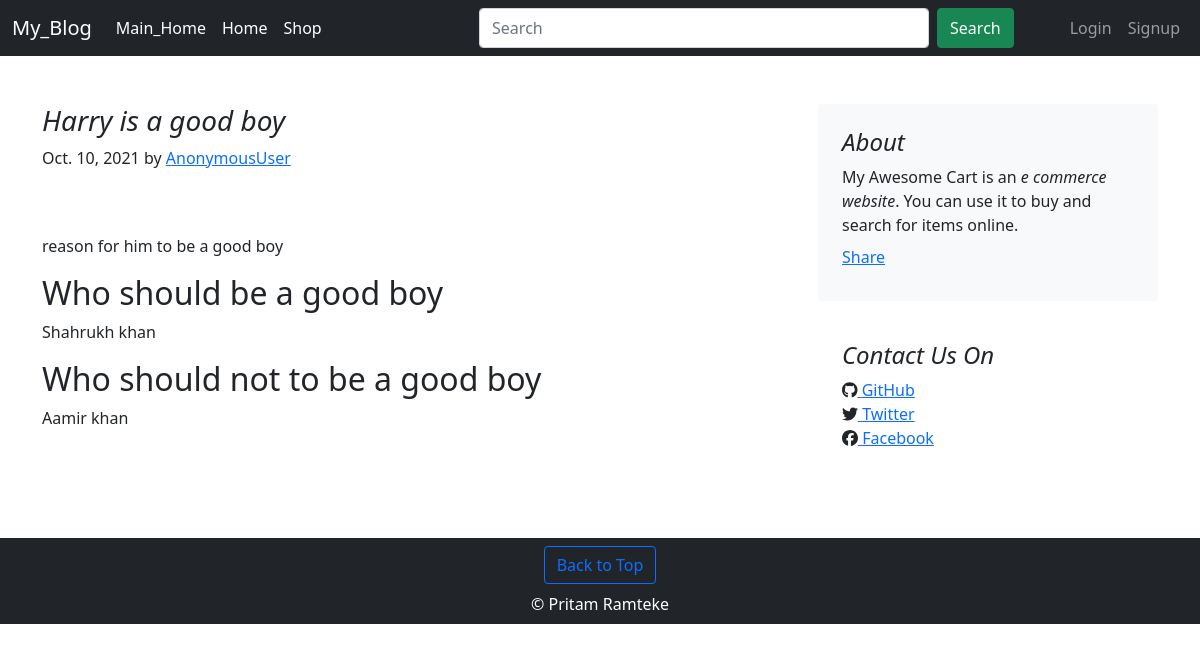
The page /blog/blogpost/1 on the database its author committed.
### blog/models.py (models this page shows, shortened)
class Blogpost(models.Model):
    post_id = models.AutoField(primary_key=True)
    title = models.CharField(max_length=50)
    category = models.CharField(max_length=50,default='')
    head0 = models.CharField(max_length=500, default="")
    chead0 = models.CharField(max_length=5000, default="")
    head1 = models.CharField(max_length=500, default="")
    chead1 = models.CharField(max_length=5000, default="")
    head2 = models.CharField(max_length=500, default="")
    chead2 = models.CharField(max_length=5000, default="")
    pub_date = models.DateField()
    thumbnail = models.ImageField(upload_to='images/blog_images', default="")

### blog/views.py (the view)
# urls.py: path('blogpost/<int:id>',views.blogpost,name='blogpost'),
def blogpost(request,id=None):
    blog = Blogpost.objects.get(post_id=id)
    context = {'blog':blog}
    return render(request,'blog/blogpost.html',context)

### blog/templates/blog/blogpost.html (shortened to what this page needs)
{% extends 'base.html' %}
{% load static %}
{% block navbar %} {% include 'navbar_blog.html' %} {% endblock navbar %}
{% block body %}
<div class="container my-5">
    <div class="row g-5">
        <div class="col-md-8">
        <h3 class=" fst-italic">
            {{blog.title}}
        </h3>
        <article class="blog-post">
            <p class="blog-post-meta">{{blog.pub_date}} by <a href="#"> {{request.user}}</a></p>
           <br><br>
            <p>{{blog.chead0}}</p>
            <h2 class="blog-post-title">{{blog.head1}}</h2>
            <p>{{blog.chead1}}</p>
            <h2 class="blog-post-title">{{blog.head2}}</h2>
            <p>{{blog.chead2}}</p>
        </article>
        </div>
        <div class="col-md-4">
        <div class="position-sticky" style="top: 2rem;">
            <div class="p-4 mb-3 bg-light rounded">
            <h4 class="fst-italic">About</h4>
            <p class="mb-0">
                My Awesome Cart is an <em>e commerce website</em>. You can use it to buy and search for items online.
            </p>
            <div class="my-2 fb-share-button" data-href="http://127.0.0.1:8000/blog/blogpost/{{blog.post_id}}" data-layout="button_count" data-size="large"><a target="_blank" href="https://www.facebook.com/sharer/sharer.php?u=http%3A%2F%2F127.0.0.1%3A8000%2Fblog%2Fblogpost%2F{{blog.post_id}}&amp;src=sdkpreparse" class="fb-xfbml-parse-ignore">Share</a></div>
            </div>
            <div class="p-4">
            <h4 class="fst-italic">Contact Us On</h4>
            <ol class="list-unstyled">
                <li><i class="fab fa-github"></i><a href="#"> GitHub</a></li>
                <li><i class="fab fa-twitter"></i><a href="#"> Twitter</a></li>
                <li><i class="fab fa-facebook"></i><a href="#"> Facebook</a></li>
            </ol>
            </div>
        </div>
        </div>
    </div>
</div>
{% endblock body %}

### rows shown on the page
Blogpost: title "Harry is a good boy", pub_date "Oct. 10, 2021", chead0 "reason for him to be a good boy", head1 "Who should be a good boy", chead1 "Shahrukh khan", head2 "Who should not to be a good boy", chead2 "Aamir khan"

### other values the page prints
{{ request.user }} "AnonymousUser"
